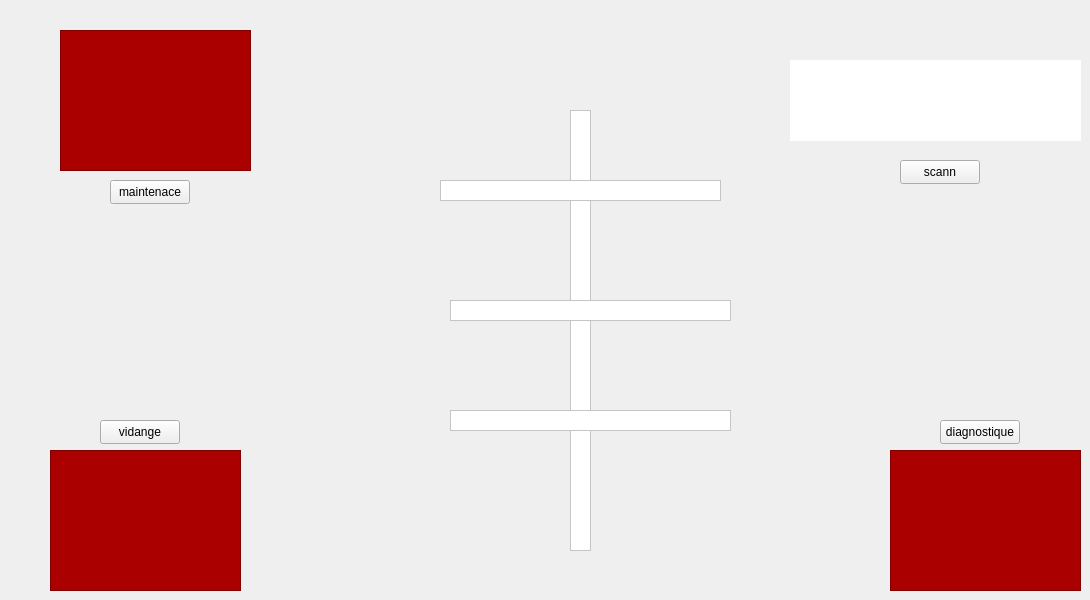
      <widget class="QWidget" name="tab_6">
       <attribute name="title">
        <string>Parking</string>
       </attribute>
       <widget class="QFrame" name="frame_4">
        <property name="geometry">
         <rect>
          <x>60</x>
          <y>30</y>
          <width>191</width>
          <height>141</height>
         </rect>
        </property>
        <property name="styleSheet">
         <string notr="true">background-color: rgb(170, 0, 0);</string>
        </property>
        <property name="frameShape">
         <enum>QFrame::StyledPanel</enum>
        </property>
        <property name="frameShadow">
         <enum>QFrame::Raised</enum>
        </property>
       </widget>
       <widget class="QFrame" name="frame_5">
        <property name="geometry">
         <rect>
          <x>50</x>
          <y>450</y>
          <width>191</width>
          <height>141</height>
         </rect>
        </property>
        <property name="styleSheet">
         <string notr="true">background-color: rgb(170, 0, 0);</string>
        </property>
        <property name="frameShape">
         <enum>QFrame::StyledPanel</enum>
        </property>
        <property name="frameShadow">
         <enum>QFrame::Raised</enum>
        </property>
       </widget>
       <widget class="QFrame" name="frame_6">
        <property name="geometry">
         <rect>
          <x>890</x>
          <y>450</y>
          <width>191</width>
          <height>141</height>
         </rect>
        </property>
        <property name="styleSheet">
         <string notr="true">background-color: rgb(170, 0, 0);</string>
        </property>
        <property name="frameShape">
         <enum>QFrame::StyledPanel</enum>
        </property>
        <property name="frameShadow">
         <enum>QFrame::Raised</enum>
        </property>
       </widget>
       <widget class="QPushButton" name="scann">
        <property name="geometry">
         <rect>
          <x>900</x>
          <y>160</y>
          <width>80</width>
          <height>24</height>
         </rect>
        </property>
        <property name="text">
         <string>scann</string>
        </property>
       </widget>
       <widget class="QPushButton" name="maintenace">
        <property name="geometry">
         <rect>
          <x>110</x>
          <y>180</y>
          <width>80</width>
          <height>24</height>
         </rect>
        </property>
        <property name="text">
         <string>maintenace</string>
        </property>
       </widget>
       <widget class="QPushButton" name="vidange">
        <property name="geometry">
         <rect>
          <x>100</x>
          <y>420</y>
          <width>80</width>
          <height>24</height>
         </rect>
        </property>
        <property name="text">
         <string>vidange</string>
        </property>
       </widget>
       <widget class="QPushButton" name="diagnostique">
        <property name="geometry">
         <rect>
          <x>940</x>
          <y>420</y>
          <width>80</width>
          <height>24</height>
         </rect>
        </property>
        <property name="text">
         <string>diagnostique</string>
        </property>
       </widget>
       <widget class="QFrame" name="frame_7">
        <property name="geometry">
         <rect>
          <x>570</x>
          <y>110</y>
          <width>21</width>
          <height>441</height>
         </rect>
        </property>
        <property name="styleSheet">
         <string notr="true">background-color: rgb(255, 255, 255);</string>
        </property>
        <property name="frameShape">
         <enum>QFrame::StyledPanel</enum>
        </property>
        <property name="frameShadow">
         <enum>QFrame::Raised</enum>
        </property>
       </widget>
       <widget class="QFrame" name="frame_8">
        <property name="geometry">
         <rect>
          <x>440</x>
          <y>180</y>
          <width>281</width>
          <height>21</height>
         </rect>
        </property>
        <property name="styleSheet">
         <string notr="true">background-color: rgb(255, 255, 255);</string>
        </property>
        <property name="frameShape">
         <enum>QFrame::StyledPanel</enum>
        </property>
        <property name="frameShadow">
         <enum>QFrame::Raised</enum>
        </property>
       </widget>
       <widget class="QFrame" name="frame_9">
        <property name="geometry">
         <rect>
          <x>450</x>
          <y>300</y>
          <width>281</width>
          <height>21</height>
         </rect>
        </property>
        <property name="styleSheet">
         <string notr="true">background-color: rgb(255, 255, 255);</string>
        </property>
        <property name="frameShape">
         <enum>QFrame::StyledPanel</enum>
        </property>
        <property name="frameShadow">
         <enum>QFrame::Raised</enum>
        </property>
       </widget>
       <widget class="QFrame" name="frame_10">
        <property name="geometry">
         <rect>
          <x>450</x>
          <y>410</y>
          <width>281</width>
          <height>21</height>
         </rect>
        </property>
        <property name="styleSheet">
         <string notr="true">background-color: rgb(255, 255, 255);</string>
        </property>
        <property name="frameShape">
         <enum>QFrame::StyledPanel</enum>
        </property>
        <property name="frameShadow">
         <enum>QFrame::Raised</enum>
        </property>
       </widget>
       <widget class="QLabel" name="labellepainture">
        <property name="geometry">
         <rect>
          <x>790</x>
          <y>60</y>
          <width>291</width>
          <height>81</height>
         </rect>
        </property>
        <property name="styleSheet">
         <string notr="true">background-color: rgb(255, 255, 255);</string>
        </property>
        <property name="text">
         <string/>
        </property>
       </widget>
       <zorder>frame_4</zorder>
       <zorder>frame_5</zorder>
       <zorder>frame_6</zorder>
       <zorder>maintenace</zorder>
       <zorder>vidange</zorder>
       <zorder>diagnostique</zorder>
       <zorder>frame_7</zorder>
       <zorder>frame_8</zorder>
       <zorder>frame_9</zorder>
       <zorder>frame_10</zorder>
       <zorder>scann</zorder>
       <zorder>labellepainture</zorder>
      </widget>
